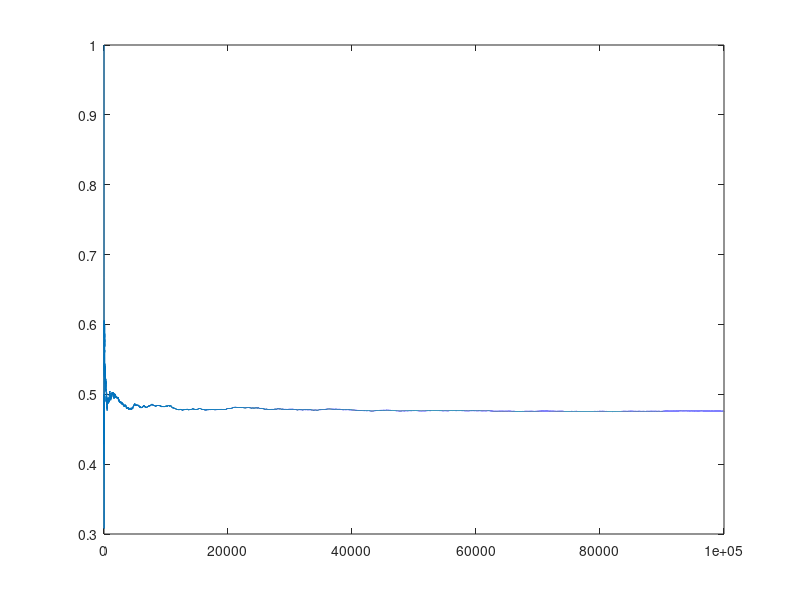

This figure's MATLAB source:
C=load('Clef vs Celesteela.txt');
n=linspace(1,length(C),length(C))';
rate=C./n;
plot(n,rate);
disp(['Celesteela wins ',int2str(C(end)),' in ',int2str(length(C)),' games']);
